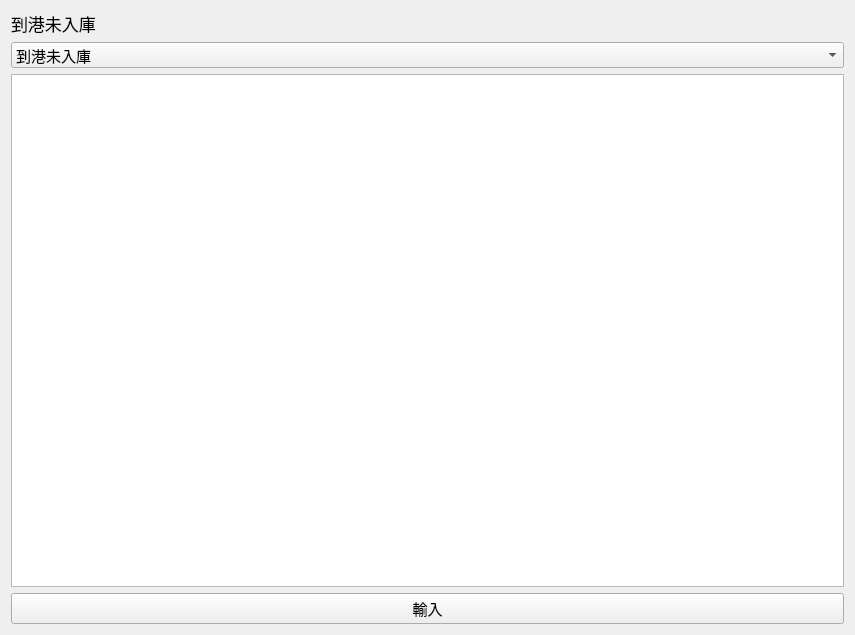
<?xml version="1.0" encoding="UTF-8"?>
<ui version="4.0">
 <class>MainWindow</class>
 <widget class="QMainWindow" name="MainWindow">
  <property name="geometry">
   <rect>
    <x>0</x>
    <y>0</y>
    <width>855</width>
    <height>635</height>
   </rect>
  </property>
  <property name="windowTitle">
   <string>正規紙庫存系統</string>
  </property>
  <widget class="QWidget" name="centralWidget">
   <layout class="QVBoxLayout" name="verticalLayout">
    <item>
     <widget class="QLabel" name="paperInputTitle">
      <property name="font">
       <font>
        <pointsize>13</pointsize>
       </font>
      </property>
      <property name="text">
       <string>到港未入庫</string>
      </property>
      <property name="alignment">
       <set>Qt::AlignLeading|Qt::AlignLeft|Qt::AlignVCenter</set>
      </property>
     </widget>
    </item>
    <item>
     <widget class="QComboBox" name="systemStatusComboBox">
      <property name="sizePolicy">
       <sizepolicy hsizetype="Expanding" vsizetype="Fixed">
        <horstretch>0</horstretch>
        <verstretch>0</verstretch>
       </sizepolicy>
      </property>
      <property name="font">
       <font>
        <pointsize>11</pointsize>
       </font>
      </property>
      <item>
       <property name="text">
        <string>到港未入庫</string>
       </property>
      </item>
      <item>
       <property name="text">
        <string>正規紙庫存</string>
       </property>
      </item>
      <item>
       <property name="text">
        <string>正規紙排單</string>
       </property>
      </item>
      <item>
       <property name="text">
        <string>排單剩餘</string>
       </property>
      </item>
     </widget>
    </item>
    <item>
     <widget class="QTableView" name="tableView">
      <property name="sizePolicy">
       <sizepolicy hsizetype="Expanding" vsizetype="Expanding">
        <horstretch>0</horstretch>
        <verstretch>0</verstretch>
       </sizepolicy>
      </property>
      <property name="font">
       <font>
        <pointsize>11</pointsize>
       </font>
      </property>
     </widget>
    </item>
    <item>
     <widget class="QPushButton" name="paperInputPushButton">
      <property name="font">
       <font>
        <pointsize>11</pointsize>
       </font>
      </property>
      <property name="text">
       <string>輸入</string>
      </property>
      <property name="checkable">
       <bool>false</bool>
      </property>
      <property name="checked">
       <bool>false</bool>
      </property>
     </widget>
    </item>
   </layout>
  </widget>
 </widget>
 <layoutdefault spacing="6" margin="11"/>
 <resources/>
 <connections>
  <connection>
   <sender>systemStatusComboBox</sender>
   <signal>currentIndexChanged(QString)</signal>
   <receiver>paperInputTitle</receiver>
   <slot>setText(QString)</slot>
   <hints>
    <hint type="sourcelabel">
     <x>39</x>
     <y>40</y>
    </hint>
    <hint type="destinationlabel">
     <x>76</x>
     <y>24</y>
    </hint>
   </hints>
  </connection>
 </connections>
</ui>
